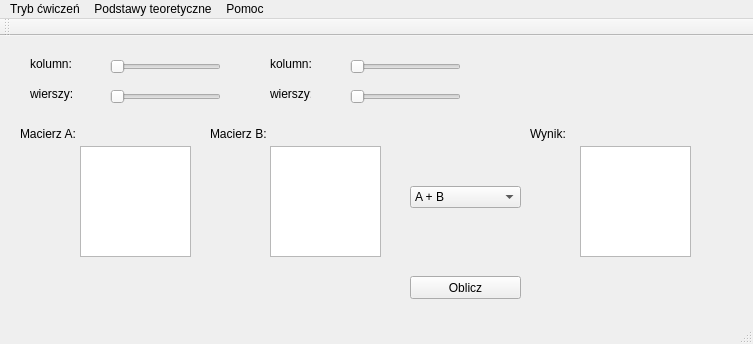
<?xml version="1.0" encoding="UTF-8"?>
<ui version="4.0">
 <class>MainWindow</class>
 <widget class="QMainWindow" name="MainWindow">
  <property name="geometry">
   <rect>
    <x>0</x>
    <y>0</y>
    <width>753</width>
    <height>344</height>
   </rect>
  </property>
  <property name="contextMenuPolicy">
   <enum>Qt::ActionsContextMenu</enum>
  </property>
  <property name="windowTitle">
   <string>Kalkulator Macierzy v1.0</string>
  </property>
  <property name="windowIcon">
   <iconset resource="images.qrc">
    <normaloff>:/images/matrix.ico</normaloff>:/images/matrix.ico</iconset>
  </property>
  <widget class="QWidget" name="centralWidget">
   <widget class="QPlainTextEdit" name="a">
    <property name="geometry">
     <rect>
      <x>80</x>
      <y>110</y>
      <width>111</width>
      <height>111</height>
     </rect>
    </property>
   </widget>
   <widget class="QPlainTextEdit" name="b">
    <property name="geometry">
     <rect>
      <x>270</x>
      <y>110</y>
      <width>111</width>
      <height>111</height>
     </rect>
    </property>
   </widget>
   <widget class="QLabel" name="label_5">
    <property name="geometry">
     <rect>
      <x>20</x>
      <y>90</y>
      <width>101</width>
      <height>16</height>
     </rect>
    </property>
    <property name="autoFillBackground">
     <bool>false</bool>
    </property>
    <property name="text">
     <string>Macierz A:</string>
    </property>
   </widget>
   <widget class="QLabel" name="label_6">
    <property name="geometry">
     <rect>
      <x>210</x>
      <y>90</y>
      <width>101</width>
      <height>16</height>
     </rect>
    </property>
    <property name="text">
     <string>Macierz B:</string>
    </property>
   </widget>
   <widget class="QComboBox" name="action">
    <property name="geometry">
     <rect>
      <x>410</x>
      <y>150</y>
      <width>111</width>
      <height>22</height>
     </rect>
    </property>
    <item>
     <property name="text">
      <string>A + B</string>
     </property>
    </item>
    <item>
     <property name="text">
      <string>A * B</string>
     </property>
    </item>
    <item>
     <property name="text">
      <string>B * A</string>
     </property>
    </item>
    <item>
     <property name="text">
      <string>det(A)</string>
     </property>
    </item>
    <item>
     <property name="text">
      <string>det(B)</string>
     </property>
    </item>
    <item>
     <property name="text">
      <string>A^-1</string>
     </property>
    </item>
    <item>
     <property name="text">
      <string>B^-1</string>
     </property>
    </item>
    <item>
     <property name="text">
      <string>A^T</string>
     </property>
    </item>
    <item>
     <property name="text">
      <string>B^T</string>
     </property>
    </item>
   </widget>
   <widget class="QPlainTextEdit" name="result">
    <property name="enabled">
     <bool>true</bool>
    </property>
    <property name="geometry">
     <rect>
      <x>580</x>
      <y>110</y>
      <width>111</width>
      <height>111</height>
     </rect>
    </property>
   </widget>
   <widget class="QLabel" name="label_7">
    <property name="geometry">
     <rect>
      <x>530</x>
      <y>90</y>
      <width>101</width>
      <height>16</height>
     </rect>
    </property>
    <property name="text">
     <string>Wynik:</string>
    </property>
   </widget>
   <widget class="QPushButton" name="pushButton">
    <property name="geometry">
     <rect>
      <x>410</x>
      <y>240</y>
      <width>111</width>
      <height>23</height>
     </rect>
    </property>
    <property name="text">
     <string>Oblicz</string>
    </property>
   </widget>
   <widget class="QSlider" name="horizontalSliderAX">
    <property name="geometry">
     <rect>
      <x>110</x>
      <y>20</y>
      <width>111</width>
      <height>22</height>
     </rect>
    </property>
    <property name="mouseTracking">
     <bool>false</bool>
    </property>
    <property name="focusPolicy">
     <enum>Qt::ClickFocus</enum>
    </property>
    <property name="minimum">
     <number>0</number>
    </property>
    <property name="maximum">
     <number>99</number>
    </property>
    <property name="pageStep">
     <number>1</number>
    </property>
    <property name="value">
     <number>0</number>
    </property>
    <property name="tracking">
     <bool>true</bool>
    </property>
    <property name="orientation">
     <enum>Qt::Horizontal</enum>
    </property>
    <property name="tickInterval">
     <number>0</number>
    </property>
   </widget>
   <widget class="QLabel" name="labelAX">
    <property name="geometry">
     <rect>
      <x>80</x>
      <y>20</y>
      <width>46</width>
      <height>16</height>
     </rect>
    </property>
    <property name="text">
     <string/>
    </property>
   </widget>
   <widget class="QSlider" name="horizontalSliderAY">
    <property name="geometry">
     <rect>
      <x>110</x>
      <y>50</y>
      <width>111</width>
      <height>22</height>
     </rect>
    </property>
    <property name="focusPolicy">
     <enum>Qt::ClickFocus</enum>
    </property>
    <property name="pageStep">
     <number>1</number>
    </property>
    <property name="orientation">
     <enum>Qt::Horizontal</enum>
    </property>
   </widget>
   <widget class="QLabel" name="labelAY">
    <property name="geometry">
     <rect>
      <x>80</x>
      <y>50</y>
      <width>46</width>
      <height>16</height>
     </rect>
    </property>
    <property name="text">
     <string/>
    </property>
   </widget>
   <widget class="QLabel" name="labelBY">
    <property name="geometry">
     <rect>
      <x>320</x>
      <y>50</y>
      <width>46</width>
      <height>16</height>
     </rect>
    </property>
    <property name="text">
     <string/>
    </property>
   </widget>
   <widget class="QSlider" name="horizontalSliderBX">
    <property name="geometry">
     <rect>
      <x>350</x>
      <y>20</y>
      <width>111</width>
      <height>22</height>
     </rect>
    </property>
    <property name="mouseTracking">
     <bool>false</bool>
    </property>
    <property name="focusPolicy">
     <enum>Qt::ClickFocus</enum>
    </property>
    <property name="contextMenuPolicy">
     <enum>Qt::DefaultContextMenu</enum>
    </property>
    <property name="pageStep">
     <number>1</number>
    </property>
    <property name="orientation">
     <enum>Qt::Horizontal</enum>
    </property>
   </widget>
   <widget class="QSlider" name="horizontalSliderBY">
    <property name="geometry">
     <rect>
      <x>350</x>
      <y>50</y>
      <width>111</width>
      <height>22</height>
     </rect>
    </property>
    <property name="focusPolicy">
     <enum>Qt::ClickFocus</enum>
    </property>
    <property name="pageStep">
     <number>1</number>
    </property>
    <property name="orientation">
     <enum>Qt::Horizontal</enum>
    </property>
   </widget>
   <widget class="QLabel" name="labelBX">
    <property name="geometry">
     <rect>
      <x>320</x>
      <y>20</y>
      <width>46</width>
      <height>16</height>
     </rect>
    </property>
    <property name="text">
     <string/>
    </property>
   </widget>
   <widget class="QLabel" name="label">
    <property name="geometry">
     <rect>
      <x>30</x>
      <y>20</y>
      <width>46</width>
      <height>16</height>
     </rect>
    </property>
    <property name="text">
     <string>kolumn:</string>
    </property>
   </widget>
   <widget class="QLabel" name="label_2">
    <property name="geometry">
     <rect>
      <x>30</x>
      <y>50</y>
      <width>46</width>
      <height>16</height>
     </rect>
    </property>
    <property name="text">
     <string>wierszy:</string>
    </property>
   </widget>
   <widget class="QLabel" name="label_3">
    <property name="geometry">
     <rect>
      <x>270</x>
      <y>50</y>
      <width>41</width>
      <height>16</height>
     </rect>
    </property>
    <property name="text">
     <string>wierszy:</string>
    </property>
   </widget>
   <widget class="QLabel" name="label_4">
    <property name="geometry">
     <rect>
      <x>270</x>
      <y>20</y>
      <width>41</width>
      <height>16</height>
     </rect>
    </property>
    <property name="text">
     <string>kolumn:</string>
    </property>
   </widget>
   <zorder>a</zorder>
   <zorder>b</zorder>
   <zorder>label_5</zorder>
   <zorder>label_6</zorder>
   <zorder>action</zorder>
   <zorder>result</zorder>
   <zorder>label_7</zorder>
   <zorder>pushButton</zorder>
   <zorder>labelAX</zorder>
   <zorder>horizontalSliderAY</zorder>
   <zorder>labelAY</zorder>
   <zorder>labelBY</zorder>
   <zorder>horizontalSliderBX</zorder>
   <zorder>horizontalSliderBY</zorder>
   <zorder>labelBX</zorder>
   <zorder>label</zorder>
   <zorder>label_2</zorder>
   <zorder>label_3</zorder>
   <zorder>label_4</zorder>
   <zorder>horizontalSliderAX</zorder>
  </widget>
  <widget class="QMenuBar" name="menuBar">
   <property name="geometry">
    <rect>
     <x>0</x>
     <y>0</y>
     <width>753</width>
     <height>21</height>
    </rect>
   </property>
   <widget class="QMenu" name="menuPomoc">
    <property name="layoutDirection">
     <enum>Qt::LeftToRight</enum>
    </property>
    <property name="tearOffEnabled">
     <bool>false</bool>
    </property>
    <property name="title">
     <string>Pomoc</string>
    </property>
    <property name="toolTipsVisible">
     <bool>false</bool>
    </property>
    <addaction name="actionAboutAuthors"/>
    <addaction name="actionTechnicalSupport"/>
   </widget>
   <widget class="QMenu" name="menuPodstawy_teoretyczne">
    <property name="title">
     <string>Podstawy teoretyczne</string>
    </property>
    <property name="separatorsCollapsible">
     <bool>false</bool>
    </property>
    <property name="toolTipsVisible">
     <bool>false</bool>
    </property>
    <addaction name="actionAddition"/>
    <addaction name="actionMultiplication"/>
    <addaction name="actionTransposition"/>
    <addaction name="actionDeterminant"/>
    <addaction name="actionMatrixInverse"/>
   </widget>
   <widget class="QMenu" name="menuTryb_wicze">
    <property name="title">
     <string>Tryb ćwiczeń</string>
    </property>
    <addaction name="actionStartExercise"/>
   </widget>
   <addaction name="menuTryb_wicze"/>
   <addaction name="menuPodstawy_teoretyczne"/>
   <addaction name="menuPomoc"/>
  </widget>
  <widget class="QToolBar" name="mainToolBar">
   <attribute name="toolBarArea">
    <enum>TopToolBarArea</enum>
   </attribute>
   <attribute name="toolBarBreak">
    <bool>false</bool>
   </attribute>
  </widget>
  <widget class="QStatusBar" name="statusBar"/>
  <action name="actionTechnicalSupport">
   <property name="icon">
    <iconset resource="images.qrc">
     <normaloff>:/images/support</normaloff>:/images/support</iconset>
   </property>
   <property name="text">
    <string>Wsparcie techniczne</string>
   </property>
  </action>
  <action name="actionAddition">
   <property name="text">
    <string>Dodawanie</string>
   </property>
  </action>
  <action name="actionMultiplication">
   <property name="text">
    <string>Mnożenie</string>
   </property>
  </action>
  <action name="actionTransposition">
   <property name="text">
    <string>Transpozycja</string>
   </property>
  </action>
  <action name="actionDeterminant">
   <property name="text">
    <string>Wyznacznik</string>
   </property>
  </action>
  <action name="actionMatrixInverse">
   <property name="text">
    <string>Macierz odwrotna</string>
   </property>
  </action>
  <action name="actionStartExercise">
   <property name="text">
    <string>Start</string>
   </property>
  </action>
  <action name="actionAchieve">
   <property name="text">
    <string>Osiągnięcia</string>
   </property>
  </action>
  <action name="actionAboutAuthors">
   <property name="icon">
    <iconset resource="images.qrc">
     <normaloff>:/images/help.ico</normaloff>:/images/help.ico</iconset>
   </property>
   <property name="text">
    <string>O autorach</string>
   </property>
  </action>
 </widget>
 <layoutdefault spacing="6" margin="11"/>
 <tabstops>
  <tabstop>a</tabstop>
  <tabstop>b</tabstop>
  <tabstop>action</tabstop>
  <tabstop>pushButton</tabstop>
  <tabstop>result</tabstop>
 </tabstops>
 <resources>
  <include location="images.qrc"/>
 </resources>
 <connections/>
</ui>
